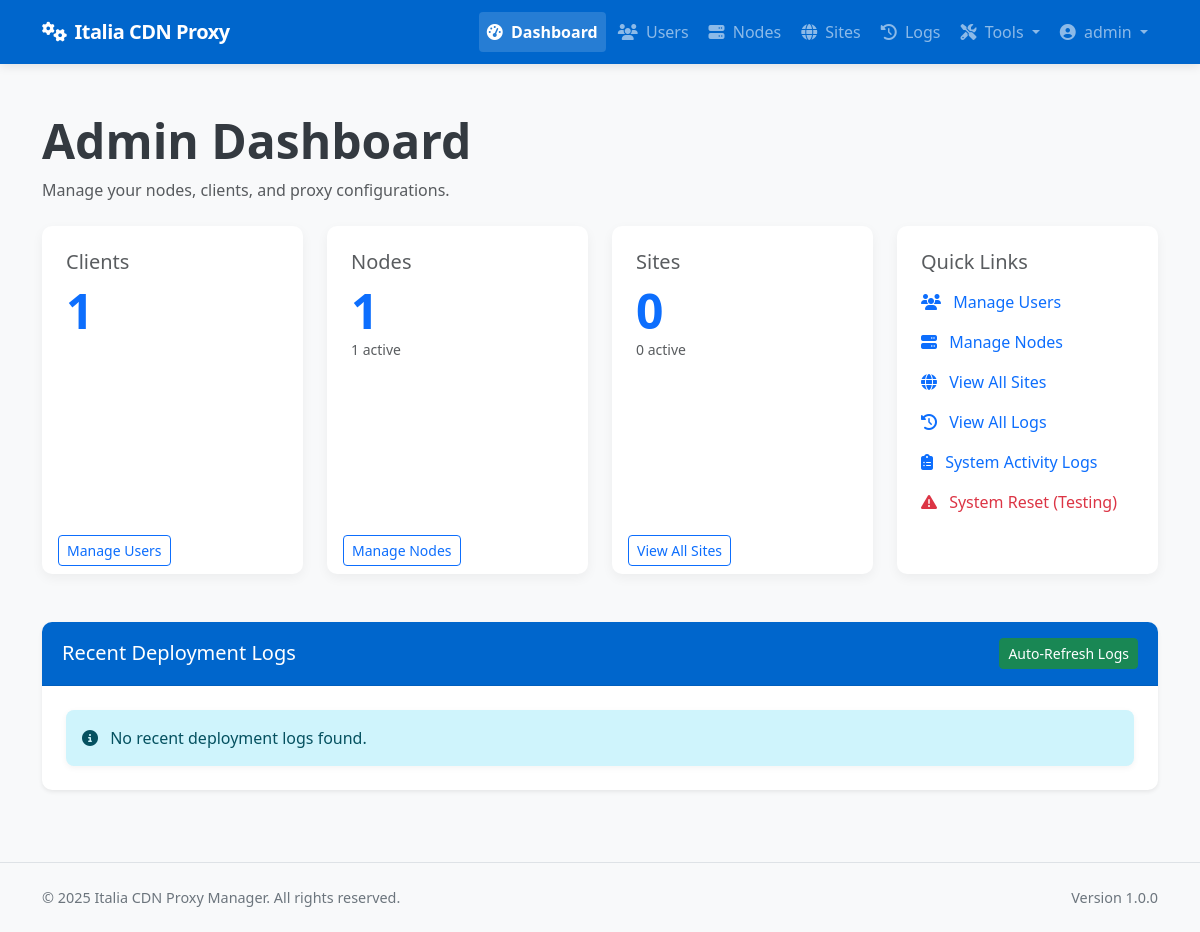
The app's page /admin/dashboard (signed in), older data.
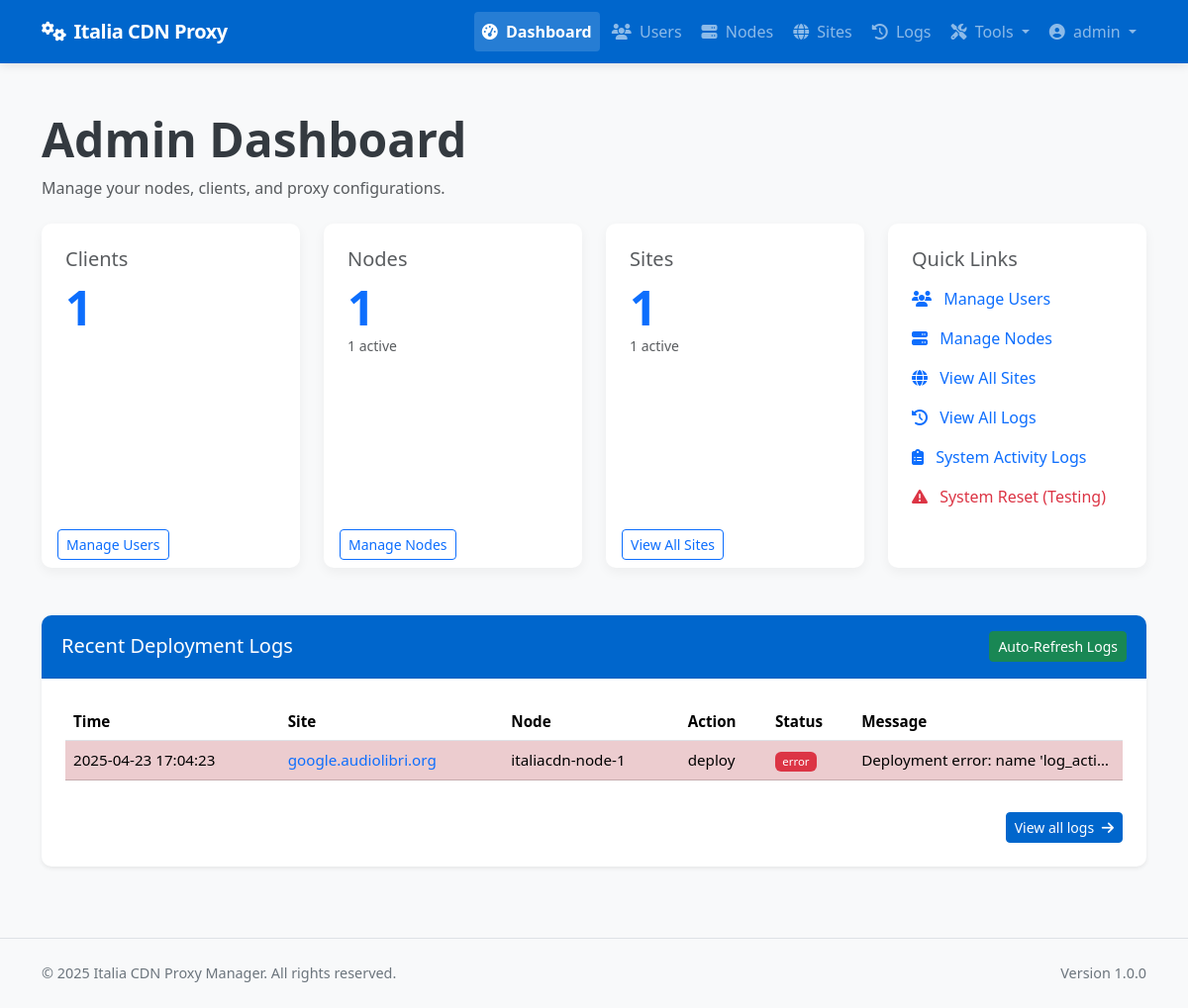
The same page, newer data.
### app/models/models.py (models this page shows, shortened)
class DeploymentLog(db.Model):
    __tablename__ = 'deployment_logs'
    id = db.Column(db.Integer, primary_key=True)
    site_id = db.Column(db.Integer, db.ForeignKey('sites.id'), nullable=False)
    node_id = db.Column(db.Integer, db.ForeignKey('nodes.id'), nullable=False)
    user_id = db.Column(db.Integer, db.ForeignKey('users.id'), nullable=True)  # Who performed the action
    action = db.Column(db.String(64), nullable=False)  # deploy, update, remove, ssl_renew, discovery, rollback
    status = db.Column(db.String(20), nullable=False)  # success, error
    message = db.Column(db.Text, nullable=True)
    created_at = db.Column(db.DateTime, default=datetime.utcnow)
    site = db.relationship('Site', backref=db.backref('deployment_logs', lazy='dynamic'))
    node = db.relationship('Node', backref=db.backref('deployment_logs', lazy='dynamic'))
    user = db.relationship('User', backref=db.backref('deployment_logs', lazy='dynamic'))

class Site(db.Model):
    __tablename__ = 'sites'
    id = db.Column(db.Integer, primary_key=True)
    name = db.Column(db.String(64), nullable=False)
    domain = db.Column(db.String(255), unique=True, nullable=False)
    protocol = db.Column(db.String(10), nullable=False, default='https')  # http or https
    origin_protocol = db.Column(db.String(10), nullable=False, default='http')  # http or https for origin
    origin_address = db.Column(db.String(255), nullable=False)  # Backend server address
    origin_port = db.Column(db.Integer, nullable=False)
    user_id = db.Column(db.Integer, db.ForeignKey('users.id'), nullable=True)  # Allow null for discovered sites
    is_active = db.Column(db.Boolean, default=True)
    is_blocked = db.Column(db.Boolean, default=False)
    is_discovered = db.Column(db.Boolean, default=False)  # Whether this site was discovered from node
    use_waf = db.Column(db.Boolean, default=False)
    force_https = db.Column(db.Boolean, default=True)  # New column to force HTTP to HTTPS redirect
    enable_cache = db.Column(db.Boolean, default=True)
    cache_time = db.Column(db.Integer, default=3600)  # Cache time in seconds, default 1 hour
    cache_static_time = db.Column(db.Integer, default=86400)  # Cache time for static assets in seconds, default 1 day
    custom_cache_rules = db.Column(db.Text, nullable=True)  # Custom cache rules in Nginx format
    cache_browser_time = db.Column(db.Integer, default=3600)  # Browser cache time in seconds, default 1 hour
    created_at = db.Column(db.DateTime, default=datetime.utcnow)
    updated_at = db.Column(db.DateTime, default=datetime.utcnow, onupdate=datetime.utcnow)
    custom_config = db.Column(db.Text, nullable=True)  # Additional Nginx configuration
    site_nodes = db.relationship('SiteNode', backref='site', lazy='dynamic')
    ssl_certificates = db.relationship('SSLCertificate', backref='site', lazy='dynamic')
    config_versions = db.relationship('ConfigVersion', backref='site', lazy='dynamic')

class Node(db.Model):
    __tablename__ = 'nodes'
    id = db.Column(db.Integer, primary_key=True)
    name = db.Column(db.String(64), unique=True, nullable=False)
    ip_address = db.Column(db.String(45), nullable=False)  # IPv4 or IPv6
    ssh_port = db.Column(db.Integer, default=22)
    ssh_user = db.Column(db.String(64), nullable=False)
    ssh_key_path = db.Column(db.String(256), nullable=True)  # Path to SSH key file
    ssh_password = db.Column(db.String(256), nullable=True)  # Encrypted password (if using password auth)
    is_active = db.Column(db.Boolean, default=True)
    is_discovered = db.Column(db.Boolean, default=False)  # Whether this node was discovered from YAML
    created_at = db.Column(db.DateTime, default=datetime.utcnow)
    updated_at = db.Column(db.DateTime, default=datetime.utcnow, onupdate=datetime.utcnow)
    nginx_config_path = db.Column(db.String(256), default='/etc/nginx/conf.d')
    nginx_reload_command = db.Column(db.String(256), default='sudo systemctl reload nginx')
    detected_nginx_path = db.Column(db.String(256), nullable=True)  # Store detected nginx path
    site_nodes = db.relationship('SiteNode', backref='node', lazy='dynamic')

### app/controllers/admin.py (the view)
@admin.route('/dashboard')
@login_required
@admin_required
def dashboard():
    user_count = User.query.filter_by(role='client').count()
    node_count = Node.query.count()
    active_node_count = Node.query.filter_by(is_active=True).count()
    site_count = Site.query.count()
    active_site_count = Site.query.filter_by(is_active=True).count()
    latest_logs = DeploymentLog.query.order_by(DeploymentLog.created_at.desc()).limit(10).all()
    return render_template('admin/dashboard.html',
                           user_count=user_count,
                           node_count=node_count,
                           active_node_count=active_node_count,
                           site_count=site_count,
                           active_site_count=active_site_count,
                           latest_logs=latest_logs)

### app/models/__init__.py (called while the page is built)
@login_manager.user_loader
def load_user(user_id):
    return User.query.get(int(user_id))

### app/models/models.py (called while the page is built)
    def is_admin(self):
        return self.role == 'admin'

### app/services/access_control.py (called while the page is built)
def admin_required(f):
    @wraps(f)
    def decorated_function(*args, **kwargs):
        if not current_user.is_admin():
            flash('You need admin privileges to access this page.', 'error')
            return abort(403)
        return f(*args, **kwargs)
    return decorated_function

### app/templates/admin/dashboard.html (shortened to what the changed rows need)
{% extends "base.html" %}
{% block content %}
<div class="container py-4">
    <div class="mb-4">
        <h1 class="display-5 fw-bold">Admin Dashboard</h1>
    </div>
    <div class="row g-4 mb-5">
        <div class="col-md-6 col-lg-3">
            <div class="card h-100">
                <div class="card-body">
                    <h3 class="card-title h5 text-muted mb-2">Sites</h3>
                    <p class="display-5 fw-bold text-primary mb-0">{{ site_count }}</p>
                    <p class="small text-muted">{{ active_site_count }} active</p>
                </div>
            </div>
        </div>
    </div>
    <div class="card shadow-sm mb-4">
        <div class="card-header bg-primary text-white d-flex justify-content-between align-items-center">
            <h2 class="card-title h5 mb-0">Recent Deployment Logs</h2>
        </div>
        <div class="card-body">
            {% if latest_logs %}
            <div class="table-responsive" id="logsTableContainer">
                <table class="table table-striped table-hover">
                    <thead>
                        <tr>
                            <th>Time</th>
                            <th>Site</th>
                            <th>Node</th>
                            <th>Action</th>
                            <th>Status</th>
                            <th>Message</th>
                        </tr>
                    </thead>
                    <tbody>
                        {% for log in latest_logs %}
                        <tr class="{% if log.status == 'error' %}table-danger{% endif %}">
                            <td>{{ log.created_at.strftime('%Y-%m-%d %H:%M:%S') }}</td>
                            <td>
                                <a href="{{ url_for('admin.view_site', site_id=log.site_id) }}" class="text-decoration-none">
                                    {{ log.site.domain }}
                                </a>
                            </td>
                            <td>{{ log.node.name }}</td>
                            <td>{{ log.action }}</td>
                            <td>
                                <span class="badge {% if log.status == 'success' %}bg-success
                                {% elif log.status == 'error' %}bg-danger
                                {% else %}bg-warning{% endif %}">
                                    {{ log.status }}
                                </span>
                            </td>
                            <td class="text-truncate" style="max-width: 200px;">{{ log.message }}</td>
                        </tr>
                        {% endfor %}
                    </tbody>
                </table>
            </div>
            <div class="text-end mt-3">
                <a href="{{ url_for('admin.deployment_logs') }}" class="btn btn-sm btn-primary">
                    View all logs <i class="fas fa-arrow-right ms-1"></i>
                </a>
            </div>
            {% else %}
            <div class="alert alert-info mb-0">
                <i class="fas fa-info-circle me-2"></i> No recent deployment logs found.
            </div>
            {% endif %}
        </div>
    </div>
</div>
{% endblock %}

Row changes from the older to the newer data that the page shows:
added DeploymentLog: created_at "2025-04-23 17:04:23", site.domain "google.audiolibri.org", node.name "italiacdn-node-1", action "deploy", status "error", message "Deployment error: name 'log_acti…"
Text that changed along with them:
{{ site_count }}: "0" → "1"
{{ active_site_count }}: "0" → "1"
text no longer shown: "No recent deployment logs found."
text now shown: "Time Site Node Action Status Message View all logs"
